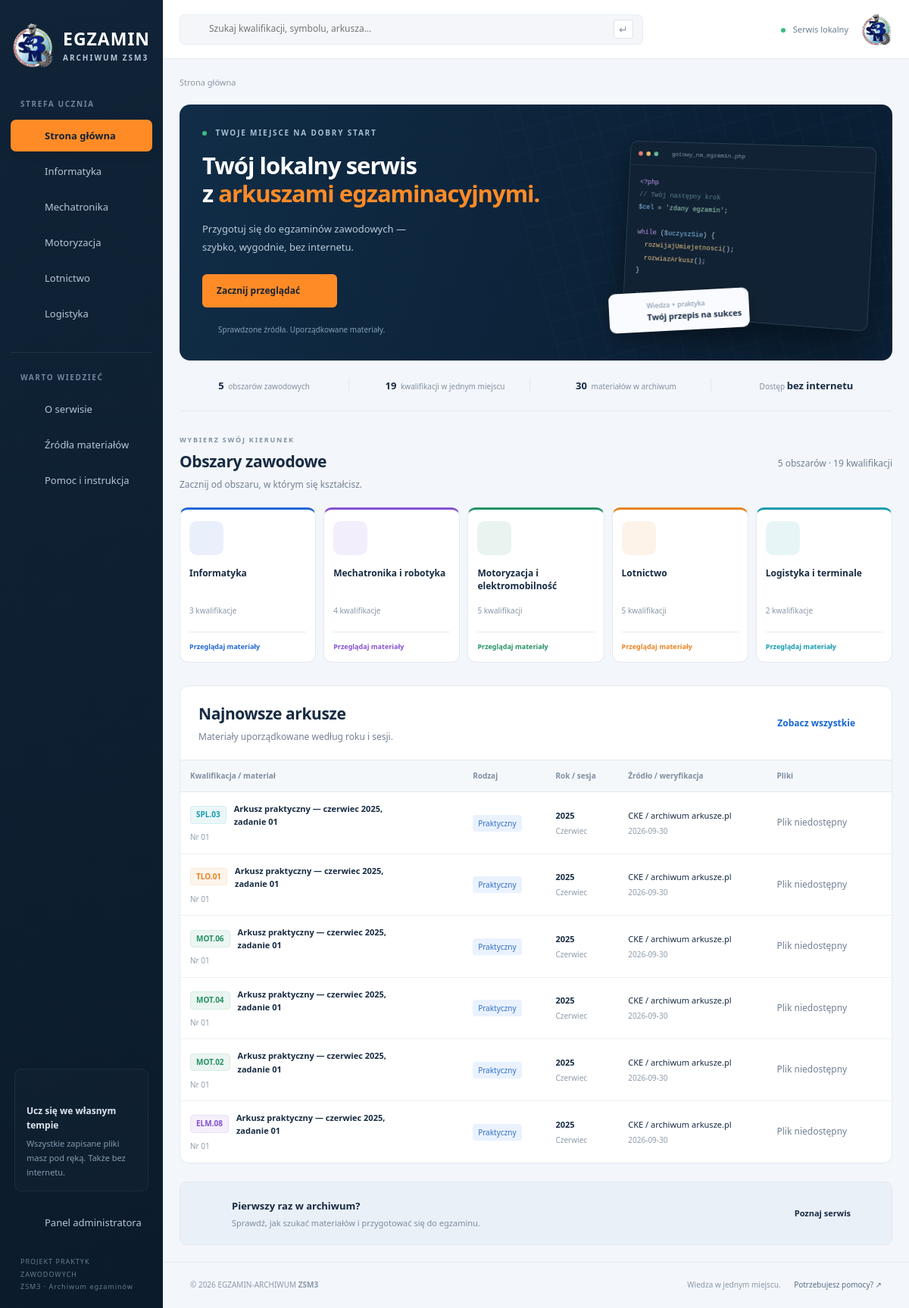
The page / on the database its author committed.
### tables this page shows
CREATE TABLE areas (
 id INT UNSIGNED AUTO_INCREMENT PRIMARY KEY,
 name VARCHAR(100) NOT NULL,
 slug VARCHAR(100) NOT NULL UNIQUE,
 icon VARCHAR(30) NOT NULL,
 color CHAR(7) NOT NULL
);

CREATE TABLE exams (
 id INT UNSIGNED AUTO_INCREMENT PRIMARY KEY,
 qualification_id INT UNSIGNED NOT NULL,
 year SMALLINT UNSIGNED NOT NULL,
 session ENUM('styczeń','czerwiec','lipiec') NOT NULL,
 exam_type ENUM('teoretyczny','praktyczny') NOT NULL,
 exam_number VARCHAR(20) NOT NULL,
 title VARCHAR(255) NOT NULL,
 description TEXT NOT NULL,
 pdf_path VARCHAR(500) NULL,
 answers_path VARCHAR(500) NULL,
 source_url VARCHAR(1000) NOT NULL DEFAULT '',
 source_name VARCHAR(150) NOT NULL,
 verified_at DATE NULL,
 is_sample BOOLEAN NOT NULL DEFAULT 0,
 created_at TIMESTAMP NOT NULL DEFAULT CURRENT_TIMESTAMP,
 CONSTRAINT fk_exam_qualification FOREIGN KEY (qualification_id) REFERENCES qualifications(id) ON DELETE RESTRICT,
 CONSTRAINT chk_exam_year CHECK (year BETWEEN 2000 AND 2100),
 CONSTRAINT chk_exam_sample CHECK (is_sample IN (0,1)),
 UNIQUE KEY uq_exam (qualification_id,year,session,exam_type,exam_number),
 INDEX idx_exam_filters (year,session,exam_type),
 INDEX idx_exam_created (created_at)
);

CREATE TABLE qualifications (
 id INT UNSIGNED AUTO_INCREMENT PRIMARY KEY,
 area_id INT UNSIGNED NOT NULL,
 symbol VARCHAR(7) NOT NULL UNIQUE,
 name VARCHAR(255) NOT NULL,
 description TEXT NOT NULL,
 CONSTRAINT fk_qualification_area FOREIGN KEY (area_id) REFERENCES areas(id) ON DELETE RESTRICT
);

### index.php (called while the page is built)
<?php require __DIR__ . '/serwis/index.php';

### includes/exam_table.php (the view, shortened to what this page needs)
<?php if (!$exams): ?>
    <div class="empty">
        <?= icon('search') ?>
        <h3>Nie znaleziono materiałów</h3>
        <p>Spróbuj zmienić wyszukiwaną frazę lub wybrać inne filtry.</p>
    </div>
<?php else: ?>
    <div class="table-scroll">
        <table>
            <thead>
                <tr>
                    <th>Kwalifikacja / materiał</th>
                    <th>Rodzaj</th>
                    <th>Rok / sesja</th>
                    <th>Źródło / weryfikacja</th>
                    <th>Pliki</th>
                </tr>
            </thead>
            <tbody>
                <?php foreach ($exams as $exam): ?>
                    <?php
                    $materialUrl = url('serwis/material.php?id=' . $exam['id']);
                    $typeName = ucfirst($exam['exam_type']);
                    $sessionName = ucfirst($exam['session']);
                    $sampleNote = '';
                    ?>
                    <tr>
                        <td>
                            <a class="material-link" href="<?= e($materialUrl) ?>">
                                <span class="symbol" style="--area:<?= e($exam['color']) ?>">
                                    <?= e($exam['symbol']) ?>
                                </span>
                                <strong><?= e($exam['title']) ?></strong>
                            </a>
                            <small>Nr <?= e($exam['exam_number']) ?><?= e($sampleNote) ?></small>
                        </td>
                        <td>
                            <span class="type <?= e($exam['exam_type']) ?>">
                                <?= e($typeName) ?>
                            </span>
                        </td>
                        <td>
                            <strong><?= e($exam['year']) ?></strong>
                            <small><?= e($sessionName) ?></small>
                        </td>
                        <td>
                            <?= e($exam['source_name']) ?>
                            <small><?= e(verification_date($exam['verified_at'])) ?></small>
                        </td>
                        <td>
                            <div class="file-actions">
                                <?php file_buttons($exam); ?>
                            </div>
                        </td>
                    </tr>
                <?php endforeach; ?>
            </tbody>
        </table>
    </div>
<?php endif; ?>

### includes/sidebar.php (shortened to what this page needs)
<?php
$currentPage = basename($_SERVER['SCRIPT_NAME']);
$informationPages = [
    ['file' => 'about', 'icon' => 'info', 'label' => 'O serwisie'],
    ['file' => 'sources', 'icon' => 'book', 'label' => 'Źródła materiałów'],
    ['file' => 'help', 'icon' => 'shield', 'label' => 'Pomoc i instrukcja'],
];
?>
<aside class="sidebar" id="sidebar">
    <a class="brand" href="<?= e(url()) ?>">
        <img class="brand-logo" src="<?= e(url('assets/img/zsm3.png')) ?>" alt="Emblemat ZSM3 w Krakowie" width="58" height="58">
        <span>
            EGZAMIN
            <span class="brand-sub">ARCHIWUM ZSM3</span>
        </span>
    </a>
    <div class="sidebar-caption">STREFA UCZNIA</div>
    <nav aria-label="Nawigacja główna">
        <?php
        $homeClass = '';
        if ($currentPage === 'index.php' && !$adminPage) {
            $homeClass = 'active';
        }
        ?>
        <a class="nav-link <?= $homeClass ?>" href="<?= e(url()) ?>">
            <?= icon('home') ?>
            Strona główna
        </a>
        <?php foreach ($allAreas as $navigationArea): ?>
            <?php
            $areaClass = '';
            $shortAreaName = explode(' i ', $navigationArea['name'])[0];
            $areaUrl = url('serwis/area.php?id=' . $navigationArea['id']);
            ?>
            <a class="nav-link <?= $areaClass ?>" href="<?= e($areaUrl) ?>">
                <?= icon($navigationArea['icon']) ?>
                <?= e($shortAreaName) ?>
            </a>
        <?php endforeach; ?>
    </nav>
    <div class="sidebar-caption divider">WARTO WIEDZIEĆ</div>
    <nav aria-label="Informacje">
        <?php foreach ($informationPages as $informationPage): ?>
            <?php
            $informationPageFile = $informationPage['file'] . '.php';
            $informationClass = '';
            $informationUrl = url('serwis/' . $informationPageFile);
            ?>
            <a class="nav-link <?= $informationClass ?>" href="<?= e($informationUrl) ?>">
                <?= icon($informationPage['icon']) ?>
                <?= e($informationPage['label']) ?>
            </a>
        <?php endforeach; ?>
    </nav>
    <div class="sidebar-bottom">
        <div class="offline-card">
            <?= icon('shield') ?>
            <strong>Ucz się we własnym tempie</strong>
            <p>Wszystkie zapisane pliki masz pod ręką. Także bez internetu.</p>
        </div>
        <a class="nav-link" href="<?= e(url('admin/')) ?>">
            <?= icon('gear') ?>
            Panel administratora
        </a>
        <small>PROJEKT PRAKTYK ZAWODOWYCH<br>ZSM3 · Archiwum egzaminów</small>
    </div>
</aside>

### includes/functions.php (shortened to what this page needs)
<?php
function e($value) {
    return htmlspecialchars((string)($value ?? ''), ENT_QUOTES | ENT_SUBSTITUTE, 'UTF-8');
}
function verification_date($date) {
    return $date;
}
function url($path = '') {
    $script = '/index.php';
    if (isset($_SERVER['SCRIPT_NAME'])) {
        $script = str_replace('\\', '/', $_SERVER['SCRIPT_NAME']);
    }
    $base = dirname($script);
    return rtrim($base, '/.') . '/' . ltrim($path, '/');
}
function db() {
    static $conn;
    if (!$conn) {
        $c = require ROOT . '/config/database.php';
        $conn = new mysqli($c['host'], $c['user'], $c['password'], $c['name'], $c['port']);
        $conn->set_charset('utf8mb4');
    }
    return $conn;
}
function query($sql, $params = []) {
    $statement = db()->prepare($sql);
    if ($params) {
        $types = '';
        foreach ($params as $value) {
            if (is_int($value)) {
                $types .= 'i';
            } elseif (is_float($value)) {
                $types .= 'd';
            } else {
                $types .= 's';
            }
        }
        $statement->bind_param($types, ...$params);
    }
    $statement->execute();
    $result = $statement->get_result();
    return $result === false ? true : $result;
}
function areas() {
    $sql = 'SELECT a.*, COUNT(q.id) AS total
            FROM areas a
            LEFT JOIN qualifications q ON q.area_id = a.id
            GROUP BY a.id
            ORDER BY a.id';
    return query($sql)->fetch_all(MYSQLI_ASSOC);
}
function qualification_count($count) {
    $ending = $count % 10;
    $teens = $count % 100;
    if ($ending >= 2 && $ending <= 4 && ($teens < 12 || $teens > 14)) {
        return $count . ' kwalifikacje';
    }
    return $count . ' kwalifikacji';
}
function icon($name, $class = '') {
    $paths = [
        'cap'=>'<path d="m2 9 10-5 10 5-10 5L2 9Zm4 3v6c4 3 8 3 12 0v-6M2 9v8"/>',
        'home'=>'<path d="m3 10 9-7 9 7M5 9v12h5v-7h4v7h5V9"/>',
        'monitor'=>'<rect x="3" y="3" width="18" height="13" rx="2"/><path d="M8 21h8m-4-5v5"/>',
        'gear'=>'<path d="m9 3-1 3-3 1-2 3 2 2-1 3 3 2 2 4h5l1-3 3-1 3-4-2-2 1-3-3-2-2-3H9Z"/><circle cx="12" cy="12" r="3"/>',
        'car'=>'<path d="m5 8 2-5h10l2 5M3 9h18v9H3V9Zm2 9v3m14-3v3M6 13h2m8 0h2"/>',
        'plane'=>'<path d="m12 2 2 8 8 5v2l-8-2v5l3 2H7l3-2v-5l-8 2v-2l8-5 2-8Z"/>',
        'ship'=>'<path d="M8 10V5h8v5m-4-5V2M3 12l9-3 9 3-4 7H7l-4-7Zm-1 9c2 2 4 0 6 0s2 2 4 0 4 0 6 0 2 2 4 0"/>',
        'search'=>'<circle cx="10" cy="10" r="6"/><path d="m15 15 6 6"/>',
        'file'=>'<path d="M5 2h9l5 5v15H5V2Zm9 0v6h5M8 12h8m-8 4h6"/>',
        'download'=>'<path d="M12 3v12m-5-5 5 5 5-5M3 15v6h18v-6"/>',
        'arrow'=>'<path d="M4 12h16m-6-6 6 6-6 6"/>',
        'info'=>'<circle cx="12" cy="12" r="9"/><path d="M12 11v6m0-10v1"/>',
        'book'=>'<path d="M12 5C8 2 4 3 2 4v16c4-2 7-1 10 1 3-2 6-3 10-1V4c-4-2-7-1-10 1Zm0 0v16"/>',
        'shield'=>'<path d="m12 2 9 4v6c0 5-5 8-9 10-4-2-9-5-9-10V6l9-4Zm-5 9 3 3 7-7"/>',
        'menu'=>'<path d="M3 5h18M3 12h18M3 19h18"/>',
        'grid'=>'<path d="M3 3h7v7H3Zm11 0h7v7h-7ZM3 14h7v7H3Zm11 0h7v7h-7Z"/>',
    ];
    return '<svg class="icon ' . e($class) . '" viewBox="0 0 24 24" fill="none" stroke="currentColor" stroke-width="1.7" stroke-linecap="round" stroke-linejoin="round" aria-hidden="true">' . ($paths[$name] ?? $paths['file']) . '</svg>';
}
function local_file($path) {
    $base = realpath(ROOT . '/uploads');
 $file = realpath(ROOT . '/' . $path);
    if (!$base || !$file || !is_file($file) || !str_starts_with(str_replace('\\','/',$file), str_replace('\\','/',$base) . '/')) return null;
    return $file;
}
function file_buttons($exam) {
    $pdfFile = local_file($exam['pdf_path'] ?? null);
    if ($pdfFile) {
        print_exam_file_button($exam['id'], 'pdf', 'Arkusz PDF', 'pdf');
    } else {
        echo '<span class="muted small">Plik niedostępny</span> ';
    }
}
function find_exams($filters, $limit = 20, $offset = 0, $count = false) {
    $conditions = [];
    $params = [];
    $filterColumns = [
        'qualification' => 'qualification_id',
        'year' => 'year',
        'session' => 'session',
        'type' => 'exam_type',
        'number' => 'exam_number',
    ];
    foreach ($filterColumns as $filterName => $columnName) {
        $value = $filters[$filterName] ?? '';
        if ($value === '') {
            continue;
        }
        $params[] = $value;
    }
    $searchText = $filters['q'] ?? '';
    $words = preg_split('/\s+/u', $searchText, -1, PREG_SPLIT_NO_EMPTY);
    if ($count) {
        $sql = 'SELECT COUNT(*)';
    } else {
        $sql = 'SELECT e.*, q.symbol, q.name AS qualification_name, a.color';
    }
    $sql .= ' FROM exams e
              JOIN qualifications q ON q.id = e.qualification_id
              JOIN areas a ON a.id = q.area_id';
    $safeLimit = max(1, $limit);
    $safeOffset = max(0, $offset);
    $sql .= " ORDER BY e.year DESC, FIELD(e.session, 'styczeń', 'czerwiec', 'lipiec') DESC, e.id DESC";
    $sql .= ' LIMIT ' . $safeLimit . ' OFFSET ' . $safeOffset;
    return query($sql, $params)->fetch_all(MYSQLI_ASSOC);
}

### serwis/index.php (shortened to what this page needs)
<?php require_once __DIR__ . '/../includes/functions.php';
 require ROOT . '/includes/header.php';
$examCount = query('SELECT COUNT(*) FROM exams')->fetch_row()[0];
$qualificationCount = query('SELECT COUNT(*) FROM qualifications')->fetch_row()[0];
?>
<section class="hero">
<div class="hero-copy">
<span class="eyebrow">
<i>
</i> TWOJE MIEJSCE NA DOBRY START</span>
<h1>Twój lokalny serwis<br>z <em>arkuszami<br class="mobile-break"> egzaminacyjnymi.</em>
</h1>
<p>Przygotuj się do egzaminów zawodowych —<br>szybko, wygodnie, bez internetu.</p>
<a class="button orange" href="#obszary">Zacznij przeglądać <?= icon('arrow') ?></a>
<div class="hero-note"><?= icon('shield') ?> Sprawdzone źródła. Uporządkowane materiały.</div>
</div>
<div class="hero-art" aria-hidden="true">
<div class="code-window">
<div class="window-bar">
<i>
</i>
<i>
</i>
<i>
</i>
<span>gotowy_na_egzamin.php</span>
</div>
<div class="code">
<span class="code-purple">&lt;?php</span>
<br>
<span class="code-muted">// Twój następny krok</span>
<br>
<span class="code-blue">$cel</span> = <span class="code-green">'zdany egzamin'</span>;<br>
<br>
<span class="code-purple">while</span> (<span class="code-blue">$uczyszSie</span>) {<br>&nbsp; <span class="code-yellow">rozwijajUmiejetnosci</span>();<br>&nbsp; <span class="code-yellow">rozwiazArkusz</span>();<br>}<br>
<br>
<span class="code-muted">// Dasz radę!</span>
<span class="cursor">▎</span>
</div>
</div>
<div class="floating-file"><?= icon('file') ?><span>Wiedza + praktyka<strong>Twój przepis na sukces</strong>
</span>
</div>
</div>
</section>
<div class="stats-strip">
<div><?= icon('grid') ?><span>
<strong><?= count($allAreas) ?></strong> obszarów zawodowych</span>
</div>
<div><?= icon('cap') ?><span>
<strong><?= $qualificationCount ?></strong> kwalifikacji w jednym miejscu</span>
</div>
<div><?= icon('file') ?><span>
<strong><?= $examCount ?></strong> materiałów w archiwum</span>
</div>
<div><?= icon('shield') ?><span>Dostęp <strong>bez internetu</strong>
</span>
</div>
</div>
<section id="obszary">
<div class="section-heading">
<div>
<span class="eyebrow dark">WYBIERZ SWÓJ KIERUNEK</span>
<h2>Obszary zawodowe</h2>
<p>Zacznij od obszaru, w którym się kształcisz.</p>
</div>
<span class="muted small">5 obszarów · <?= $qualificationCount ?> kwalifikacji</span>
</div>
<div class="area-grid"><?php foreach($allAreas as $a): ?><a class="area-card" style="--area:<?= e($a['color']) ?>" href="<?= e(url('serwis/area.php?id=' . $a['id'])) ?>">
<span class="area-icon"><?= icon($a['icon']) ?></span>
<h3><?= e($a['name']) ?></h3>
<span class="area-count"><?= qualification_count((int)$a['total']) ?></span>
<div class="area-bottom">
<span>Przeglądaj materiały</span><?= icon('arrow') ?></div>
</a><?php endforeach;
 ?></div>
</section>
<section class="panel latest">
<div class="section-heading">
<div>
<h2>Najnowsze arkusze</h2>
<p>Materiały uporządkowane według roku i sesji.</p>
</div>
<a class="text-link" href="<?= e(url('serwis/search.php')) ?>">Zobacz wszystkie <?= icon('arrow') ?></a>
</div><?php $exams=find_exams([],6);
 require ROOT . '/includes/exam_table.php';
 ?></section>
<section class="help-banner">
<div><?= icon('book') ?><span>
<strong>Pierwszy raz w archiwum?</strong>
<small>Sprawdź, jak szukać materiałów i przygotować się do egzaminu.</small>
</span>
</div>
<a href="<?= e(url('serwis/help.php')) ?>">Poznaj serwis <?= icon('arrow') ?></a>
</section>
<?php require ROOT . '/includes/footer.php';
 ?>

### rows shown on the page
areas: name "Informatyka", total "3 kwalifikacje"
areas: name "Mechatronika", name "Mechatronika i robotyka", total "4 kwalifikacje"
areas: name "Motoryzacja", name "Motoryzacja i elektromobilność", total "5 kwalifikacji"
areas: name "Lotnictwo", total "5 kwalifikacji"
areas: name "Logistyka", name "Logistyka i terminale", total "2 kwalifikacje"
exams: qualification.symbol "SPL.03", title "Arkusz praktyczny — czerwiec 2025, zadanie 01", exam_number "01", exam_type "Praktyczny", year "2025", session "Czerwiec", source_name "CKE / archiwum arkusze.pl", verified_at "2026-09-30"
exams: qualification.symbol "TLO.01", title "Arkusz praktyczny — czerwiec 2025, zadanie 01", exam_number "01", exam_type "Praktyczny", year "2025", session "Czerwiec", source_name "CKE / archiwum arkusze.pl", verified_at "2026-09-30"
exams: qualification.symbol "MOT.06", title "Arkusz praktyczny — czerwiec 2025, zadanie 01", exam_number "01", exam_type "Praktyczny", year "2025", session "Czerwiec", source_name "CKE / archiwum arkusze.pl", verified_at "2026-09-30"
exams: qualification.symbol "MOT.04", title "Arkusz praktyczny — czerwiec 2025, zadanie 01", exam_number "01", exam_type "Praktyczny", year "2025", session "Czerwiec", source_name "CKE / archiwum arkusze.pl", verified_at "2026-09-30"
exams: qualification.symbol "MOT.02", title "Arkusz praktyczny — czerwiec 2025, zadanie 01", exam_number "01", exam_type "Praktyczny", year "2025", session "Czerwiec", source_name "CKE / archiwum arkusze.pl", verified_at "2026-09-30"
exams: qualification.symbol "ELM.08", title "Arkusz praktyczny — czerwiec 2025, zadanie 01", exam_number "01", exam_type "Praktyczny", year "2025", session "Czerwiec", source_name "CKE / archiwum arkusze.pl", verified_at "2026-09-30"

### other values the page prints
$informationPage['label'] "O serwisie"
$informationPage['label'] "Źródła materiałów"
$informationPage['label'] "Pomoc i instrukcja"
count($allAreas) "5"
$qualificationCount "19"
$examCount "30"
